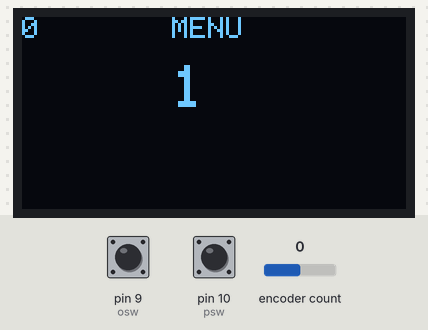
The sketch below on a simulated Arduino Mega 2560, built with avr-gcc and run on an emulated ATmega2560. On the bench: 128×64 one-colour display. The test bench sets the inputs (shaded band); at power-on: encoder count 0, pin 9 (osw) LOW, pin 10 (psw) HIGH. The display library's start-up logo is not drawn; no radio packets arrive unless stated; what the sketch prints to the serial monitor is not drawn.

Above: at 2.2 s.
2.3 s: encoder count set to 1
At 2.9 s:
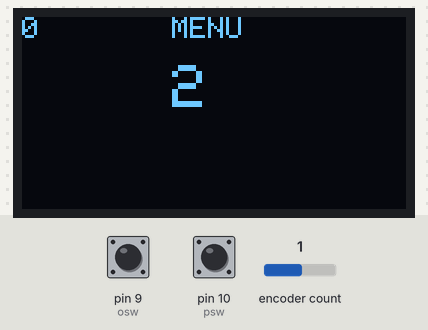
3.8 s: encoder count set to 2
At 5.0 s:
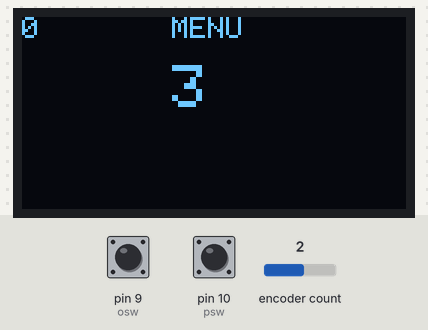
5.3 s: encoder count set to 3
At 6.4 s:
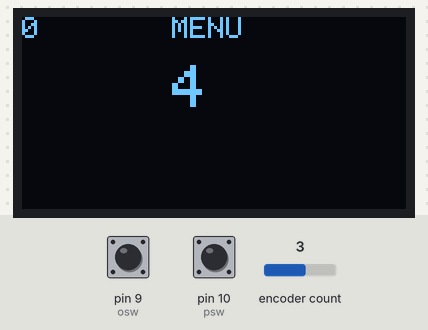
Timing chart, 0 to 8.3 s (numbered marks = the images above; inputs shaded):
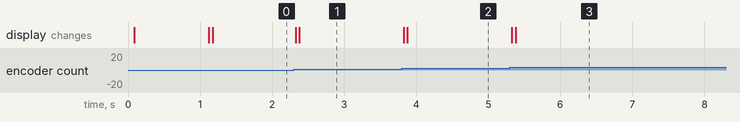

The sketch:

nrfverici.ino
```cpp
////////MEGA VERİCİ/////////////////////////////////////////////////////////
#include <Rotary.h>
#include <SPI.h>
#include <nRF24L01.h>
#include <RF24.h>
#include <Timer.h>
#include <Wire.h>
#include <Adafruit_GFX.h>
#include <Adafruit_SSD1306.h>
#define SW 4
#define OLED_RESET 4
#define psw 10
#define osw 9
///////////////////////////////////////////////////////////////////////////
Timer t;
Adafruit_SSD1306 display(OLED_RESET);
RF24 radio(5, 6); //radio(CE, CS);
const uint64_t kod = 0xE8E8F0F0E1LL;
Rotary r = Rotary(2, 3);
int adt=0;
int sayi[7]={0};
int flagsw;
int buton;
int menu=1;
int pot;
int flag;
////////////////////////////////////////////////////////////////////////////////////////////
void drawmen()//panel ayar
{
    unsigned char result = r.process();//rotary encoder degerini alma
    if (result == DIR_CW)
      {

          //kont=1;
          menu+=1;
          if (menu<1)// 0 olmaması için
            {
              menu=6;
            }
          if (menu>6)//3 den 1 e dön
            {
              menu=1;
            }
          menuayar();
          selayar();

      }
    else if (result == DIR_CCW)
      {
        menu-=1;
        if (menu<1)
          {
            menu=6;
          }
        if (menu>6)
          {
            menu=1;
          }
        menuayar();
        selayar();
      }
    else if (result == DIR_NONE)
      {

      }
}

////////////////////////////////////////////////////////////////////////////
 void rot()//zaman ayarlama
{
    pot=sayi[menu];//girilen panelin en son degerini al
    unsigned char result = r.process();
    if (result == DIR_CW)
      {
        pot+=5;
        if(pot<0)
          {pot=0;}
        sayi[menu] = pot;//ayarlanan degeri ilgili panele ayarla
        zmnayar();
        ayarsel();
        Serial.println(pot);
      }
    else if (result == DIR_CCW)
      {
        //kont=1;
        pot-=5;
        if(pot<0)
        {pot=0;}
        sayi[menu] = pot;
        zmnayar();
        ayarsel();
        /*display.clearDisplay();
        display.setTextSize(1);
        display.setTextColor(WHITE);
        display.setCursor(32,0);
        display.println("ayar");
        display.display();
        display.setTextSize(2);
        display.setTextColor(WHITE);
        display.setCursor(32,16);
        display.println(pot);
        display.display();*/
        Serial.println(pot);
      }
    else if (result == DIR_NONE)
      {
         sayi[menu] = pot;
         Serial.println(pot);
      }
    buton=digitalRead(SW);
    if (buton==0)
      {
        flagsw=0;
      }

}

///////////////////////////////////////////////////////////////////////////
void butonkontrol()//zaman ayar ekranına girme ve cıkma
{

    buton=digitalRead(SW);//butonu oku
    while(buton==0)
      {
        Serial.println("buton 0");
        buton=digitalRead(SW);
        if (buton==1)
          {
            Serial.println("buton 1");
            if (flagsw==0)
              {
                flagsw=1;
                Serial.println("flag 1");break;
              }
            else
              {
                flagsw=0;
                Serial.println("flag 0");break;
              }
          }
      }
}
  ////////////////////////////////////////////////////////////////////////////
  void zmnayar()//zaman ayarlama ekranı
  {
        display.clearDisplay();
        display.setTextSize(1);
        display.setTextColor(WHITE);
        display.setCursor(50,0);
        display.println("Ayar");
        display.display();
        display.setTextSize(2);
        display.setTextColor(WHITE);
        display.setCursor(50,16);
        display.println(sayi[menu]);
        display.display();
  }
  ////////////////////////////////////////////////////////////////////////////////////////
  void menuayar()//panel ayarlama ekranı
  {
        display.clearDisplay();
        display.setTextSize(1);
        display.setTextColor(WHITE);
        display.setCursor(50,0);
        display.println("MENU");
        display.display();
        display.setTextSize(2);
        display.setTextColor(WHITE);
        display.setCursor(50,16);
        display.println(menu);
        display.display();
  }
  /////////////////////////////////////////////////////////////////////////////////////
  void ayarsel()//zaman ayar ekranında panel no yazma
  {
        display.setTextSize(1);
        display.setTextColor(WHITE);
        display.setCursor(0,0);
        display.println(menu);
        display.display();
  }
  //////////////////////////////////////////////////////////////////////////////
    void selayar()// panel ayarlama ekranında eski zaman ayarını yazma
  {
        display.setTextSize(1);
        display.setTextColor(WHITE);
        display.setCursor(0,0);
        display.println(sayi[menu]);
        display.display();
  }
  ///////////////////////////////////////////////////////////////////////////
void sending()//veri gönderme
{
    //adt++;Serial.print("adt="); Serial.println(adt);//göndrme sayısı
    int ssw=digitalRead(psw);//butonu oku
    int ssw2=digitalRead(osw);//butonu oku
    if (ssw==0&ssw2==0)sayi[0]=0;
    if (ssw==1)sayi[0]=1;
    if (ssw2==1)sayi[0]=2;
    radio.write(sayi, sizeof(sayi));//gönder
    Serial.println(sayi[0]);
    Serial.println("sending");
    switch(menu)
      {
        case 1:
                radio.write(sayi, sizeof(sayi));
                Serial.println("sending");
                Serial.println(sayi[1]);break;
       case 2:
                radio.write(sayi, sizeof(sayi));
                Serial.println("sending");
                Serial.println(sayi[2]);break;
        case 3:
                radio.write(sayi, sizeof(sayi));
                Serial.println("sending");
                Serial.println(sayi[3]);break;
      }
}
///////////////////////////////////////////////////////////////////////////
void sendbuton()
{
  sayi[0]=2;
  sending();
}
///////////////////////////////////////////////////////////////////////////
void setup()
{
  Serial.begin(9600);
  pinMode(SW, INPUT_PULLUP);
  display.begin(SSD1306_SWITCHCAPVCC, 0x3C);
  display.display();
  display.clearDisplay();
  display.setTextSize(1);
  display.setTextColor(WHITE);
  display.setCursor(22,0);
  display.println("elektrobil");
  t.every(500, sending);// 2 sn de bi gönder
  display.display();
  delay(1000);
  pinMode(psw, INPUT);
  pinMode(osw, INPUT);
  //attachInterrupt(digitalPinToInterrupt(osw), sendbuton, HIGH);
  display.clearDisplay();
  radio.begin();
  radio.openWritingPipe(kod);
}
///////////////////////////////////////////////////////////////////////////
void loop()
{
  t.update();
  menuayar();
  selayar();
  while(flagsw==0)// menude kal
      {
        t.update();
        drawmen();
        butonkontrol();
      }
  zmnayar();
  ayarsel();
  while (flagsw==1)//zaman ayarlama yapmaya basla
     {
        rot();
     }

  for(int i=0;i<4;i++)
     {
       Serial.print("sayi[i]:");Serial.println(sayi[i]);
     }
}
```

Measured:
- after the input at 2.3 s, the display: first changes at once (image 1 shows a later state)
- after the input at 3.8 s, the display: first changes at once (image 2 shows a later state)
- after the input at 5.3 s, the display: first changes at once (image 3 shows a later state)
